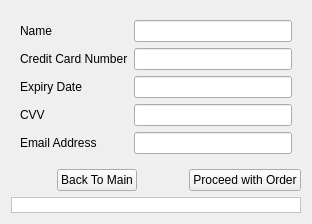
      <widget class="QWidget" name="shoppingCartGatherCreditCardInfo">
       <layout class="QGridLayout" name="gridLayout_8">
        <item row="1" column="1">
         <widget class="QPushButton" name="btnBackToMain">
          <property name="text">
           <string>Back To Main</string>
          </property>
         </widget>
        </item>
        <item row="1" column="0">
         <spacer name="horizontalSpacer_3">
          <property name="orientation">
           <enum>Qt::Horizontal</enum>
          </property>
          <property name="sizeType">
           <enum>QSizePolicy::Ignored</enum>
          </property>
          <property name="sizeHint" stdset="0">
           <size>
            <width>40</width>
            <height>20</height>
           </size>
          </property>
         </spacer>
        </item>
        <item row="0" column="0" colspan="4">
         <widget class="QWidget" name="widget_2" native="true">
          <layout class="QFormLayout" name="formLayout">
           <item row="0" column="0">
            <widget class="QLabel" name="label_8">
             <property name="text">
              <string>Name</string>
             </property>
            </widget>
           </item>
           <item row="0" column="1">
            <widget class="QLineEdit" name="lineName"/>
           </item>
           <item row="1" column="0">
            <widget class="QLabel" name="label_9">
             <property name="text">
              <string>Credit Card Number</string>
             </property>
            </widget>
           </item>
           <item row="1" column="1">
            <widget class="QLineEdit" name="lineCC"/>
           </item>
           <item row="2" column="0">
            <widget class="QLabel" name="label_10">
             <property name="text">
              <string>Expiry Date</string>
             </property>
            </widget>
           </item>
           <item row="2" column="1">
            <widget class="QLineEdit" name="linedate"/>
           </item>
           <item row="3" column="0">
            <widget class="QLabel" name="label_11">
             <property name="text">
              <string>CVV</string>
             </property>
            </widget>
           </item>
           <item row="3" column="1">
            <widget class="QLineEdit" name="lineCvv"/>
           </item>
           <item row="4" column="0">
            <widget class="QLabel" name="label_12">
             <property name="text">
              <string>Email Address</string>
             </property>
            </widget>
           </item>
           <item row="4" column="1">
            <widget class="QLineEdit" name="lineEmail"/>
           </item>
          </layout>
         </widget>
        </item>
        <item row="3" column="0" colspan="4">
         <widget class="QLabel" name="billingInfoError">
          <property name="palette">
           <palette>
            <active>
             <colorrole role="WindowText">
              <brush brushstyle="SolidPattern">
               <color alpha="255">
                <red>0</red>
                <green>0</green>
                <blue>0</blue>
               </color>
              </brush>
             </colorrole>
             <colorrole role="Button">
              <brush brushstyle="SolidPattern">
               <color alpha="255">
                <red>255</red>
                <green>255</green>
                <blue>255</blue>
               </color>
              </brush>
             </colorrole>
             <colorrole role="Light">
              <brush brushstyle="SolidPattern">
               <color alpha="255">
                <red>255</red>
                <green>255</green>
                <blue>255</blue>
               </color>
              </brush>
             </colorrole>
             <colorrole role="Midlight">
              <brush brushstyle="SolidPattern">
               <color alpha="255">
                <red>255</red>
                <green>255</green>
                <blue>255</blue>
               </color>
              </brush>
             </colorrole>
             <colorrole role="Dark">
              <brush brushstyle="SolidPattern">
               <color alpha="255">
                <red>127</red>
                <green>127</green>
                <blue>127</blue>
               </color>
              </brush>
             </colorrole>
             <colorrole role="Mid">
              <brush brushstyle="SolidPattern">
               <color alpha="255">
                <red>170</red>
                <green>170</green>
                <blue>170</blue>
               </color>
              </brush>
             </colorrole>
             <colorrole role="Text">
              <brush brushstyle="SolidPattern">
               <color alpha="255">
                <red>0</red>
                <green>0</green>
                <blue>0</blue>
               </color>
              </brush>
             </colorrole>
             <colorrole role="BrightText">
              <brush brushstyle="SolidPattern">
               <color alpha="255">
                <red>255</red>
                <green>255</green>
                <blue>255</blue>
               </color>
              </brush>
             </colorrole>
             <colorrole role="ButtonText">
              <brush brushstyle="SolidPattern">
               <color alpha="255">
                <red>0</red>
                <green>0</green>
                <blue>0</blue>
               </color>
              </brush>
             </colorrole>
             <colorrole role="Base">
              <brush brushstyle="SolidPattern">
               <color alpha="255">
                <red>255</red>
                <green>255</green>
                <blue>255</blue>
               </color>
              </brush>
             </colorrole>
             <colorrole role="Window">
              <brush brushstyle="SolidPattern">
               <color alpha="255">
                <red>255</red>
                <green>255</green>
                <blue>255</blue>
               </color>
              </brush>
             </colorrole>
             <colorrole role="Shadow">
              <brush brushstyle="SolidPattern">
               <color alpha="255">
                <red>0</red>
                <green>0</green>
                <blue>0</blue>
               </color>
              </brush>
             </colorrole>
             <colorrole role="AlternateBase">
              <brush brushstyle="SolidPattern">
               <color alpha="255">
                <red>255</red>
                <green>255</green>
                <blue>255</blue>
               </color>
              </brush>
             </colorrole>
             <colorrole role="ToolTipBase">
              <brush brushstyle="SolidPattern">
               <color alpha="255">
                <red>255</red>
                <green>255</green>
                <blue>220</blue>
               </color>
              </brush>
             </colorrole>
             <colorrole role="ToolTipText">
              <brush brushstyle="SolidPattern">
               <color alpha="255">
                <red>0</red>
                <green>0</green>
                <blue>0</blue>
               </color>
              </brush>
             </colorrole>
            </active>
            <inactive>
             <colorrole role="WindowText">
              <brush brushstyle="SolidPattern">
               <color alpha="255">
                <red>0</red>
                <green>0</green>
                <blue>0</blue>
               </color>
              </brush>
             </colorrole>
             <colorrole role="Button">
              <brush brushstyle="SolidPattern">
               <color alpha="255">
                <red>255</red>
                <green>255</green>
                <blue>255</blue>
               </color>
              </brush>
             </colorrole>
             <colorrole role="Light">
              <brush brushstyle="SolidPattern">
               <color alpha="255">
                <red>255</red>
                <green>255</green>
                <blue>255</blue>
               </color>
              </brush>
             </colorrole>
             <colorrole role="Midlight">
              <brush brushstyle="SolidPattern">
               <color alpha="255">
                <red>255</red>
                <green>255</green>
                <blue>255</blue>
               </color>
              </brush>
             </colorrole>
             <colorrole role="Dark">
              <brush brushstyle="SolidPattern">
               <color alpha="255">
                <red>127</red>
                <green>127</green>
                <blue>127</blue>
               </color>
              </brush>
             </colorrole>
             <colorrole role="Mid">
              <brush brushstyle="SolidPattern">
               <color alpha="255">
                <red>170</red>
                <green>170</green>
                <blue>170</blue>
               </color>
              </brush>
             </colorrole>
             <colorrole role="Text">
              <brush brushstyle="SolidPattern">
               <color alpha="255">
                <red>0</red>
                <green>0</green>
                <blue>0</blue>
               </color>
              </brush>
             </colorrole>
             <colorrole role="BrightText">
              <brush brushstyle="SolidPattern">
               <color alpha="255">
                <red>255</red>
                <green>255</green>
                <blue>255</blue>
               </color>
              </brush>
             </colorrole>
             <colorrole role="ButtonText">
              <brush brushstyle="SolidPattern">
               <color alpha="255">
                <red>0</red>
                <green>0</green>
                <blue>0</blue>
               </color>
              </brush>
             </colorrole>
             <colorrole role="Base">
              <brush brushstyle="SolidPattern">
               <color alpha="255">
                <red>255</red>
                <green>255</green>
                <blue>255</blue>
               </color>
              </brush>
             </colorrole>
             <colorrole role="Window">
              <brush brushstyle="SolidPattern">
               <color alpha="255">
                <red>255</red>
                <green>255</green>
                <blue>255</blue>
               </color>
              </brush>
             </colorrole>
             <colorrole role="Shadow">
              <brush brushstyle="SolidPattern">
               <color alpha="255">
                <red>0</red>
                <green>0</green>
                <blue>0</blue>
               </color>
              </brush>
             </colorrole>
             <colorrole role="AlternateBase">
              <brush brushstyle="SolidPattern">
               <color alpha="255">
                <red>255</red>
                <green>255</green>
                <blue>255</blue>
               </color>
              </brush>
             </colorrole>
             <colorrole role="ToolTipBase">
              <brush brushstyle="SolidPattern">
               <color alpha="255">
                <red>255</red>
                <green>255</green>
                <blue>220</blue>
               </color>
              </brush>
             </colorrole>
             <colorrole role="ToolTipText">
              <brush brushstyle="SolidPattern">
               <color alpha="255">
                <red>0</red>
                <green>0</green>
                <blue>0</blue>
               </color>
              </brush>
             </colorrole>
            </inactive>
            <disabled>
             <colorrole role="WindowText">
              <brush brushstyle="SolidPattern">
               <color alpha="255">
                <red>127</red>
                <green>127</green>
                <blue>127</blue>
               </color>
              </brush>
             </colorrole>
             <colorrole role="Button">
              <brush brushstyle="SolidPattern">
               <color alpha="255">
                <red>255</red>
                <green>255</green>
                <blue>255</blue>
               </color>
              </brush>
             </colorrole>
             <colorrole role="Light">
              <brush brushstyle="SolidPattern">
               <color alpha="255">
                <red>255</red>
                <green>255</green>
                <blue>255</blue>
               </color>
              </brush>
             </colorrole>
             <colorrole role="Midlight">
              <brush brushstyle="SolidPattern">
               <color alpha="255">
                <red>255</red>
                <green>255</green>
                <blue>255</blue>
               </color>
              </brush>
             </colorrole>
             <colorrole role="Dark">
              <brush brushstyle="SolidPattern">
               <color alpha="255">
                <red>127</red>
                <green>127</green>
                <blue>127</blue>
               </color>
              </brush>
             </colorrole>
             <colorrole role="Mid">
              <brush brushstyle="SolidPattern">
               <color alpha="255">
                <red>170</red>
                <green>170</green>
                <blue>170</blue>
               </color>
              </brush>
             </colorrole>
             <colorrole role="Text">
              <brush brushstyle="SolidPattern">
               <color alpha="255">
                <red>127</red>
                <green>127</green>
                <blue>127</blue>
               </color>
              </brush>
             </colorrole>
             <colorrole role="BrightText">
              <brush brushstyle="SolidPattern">
               <color alpha="255">
                <red>255</red>
                <green>255</green>
                <blue>255</blue>
               </color>
              </brush>
             </colorrole>
             <colorrole role="ButtonText">
              <brush brushstyle="SolidPattern">
               <color alpha="255">
                <red>127</red>
                <green>127</green>
                <blue>127</blue>
               </color>
              </brush>
             </colorrole>
             <colorrole role="Base">
              <brush brushstyle="SolidPattern">
               <color alpha="255">
                <red>255</red>
                <green>255</green>
                <blue>255</blue>
               </color>
              </brush>
             </colorrole>
             <colorrole role="Window">
              <brush brushstyle="SolidPattern">
               <color alpha="255">
                <red>255</red>
                <green>255</green>
                <blue>255</blue>
               </color>
              </brush>
             </colorrole>
             <colorrole role="Shadow">
              <brush brushstyle="SolidPattern">
               <color alpha="255">
                <red>0</red>
                <green>0</green>
                <blue>0</blue>
               </color>
              </brush>
             </colorrole>
             <colorrole role="AlternateBase">
              <brush brushstyle="SolidPattern">
               <color alpha="255">
                <red>255</red>
                <green>255</green>
                <blue>255</blue>
               </color>
              </brush>
             </colorrole>
             <colorrole role="ToolTipBase">
              <brush brushstyle="SolidPattern">
               <color alpha="255">
                <red>255</red>
                <green>255</green>
                <blue>220</blue>
               </color>
              </brush>
             </colorrole>
             <colorrole role="ToolTipText">
              <brush brushstyle="SolidPattern">
               <color alpha="255">
                <red>0</red>
                <green>0</green>
                <blue>0</blue>
               </color>
              </brush>
             </colorrole>
            </disabled>
           </palette>
          </property>
          <property name="autoFillBackground">
           <bool>true</bool>
          </property>
          <property name="frameShape">
           <enum>QFrame::StyledPanel</enum>
          </property>
          <property name="text">
           <string/>
          </property>
         </widget>
        </item>
        <item row="1" column="3">
         <widget class="QPushButton" name="btnProcedeCheckout">
          <property name="styleSheet">
           <string notr="true">color: black;</string>
          </property>
          <property name="text">
           <string>Proceed with Order</string>
          </property>
         </widget>
        </item>
        <item row="1" column="2">
         <spacer name="horizontalSpacer_6">
          <property name="orientation">
           <enum>Qt::Horizontal</enum>
          </property>
          <property name="sizeHint" stdset="0">
           <size>
            <width>40</width>
            <height>20</height>
           </size>
          </property>
         </spacer>
        </item>
       </layout>
      </widget>
